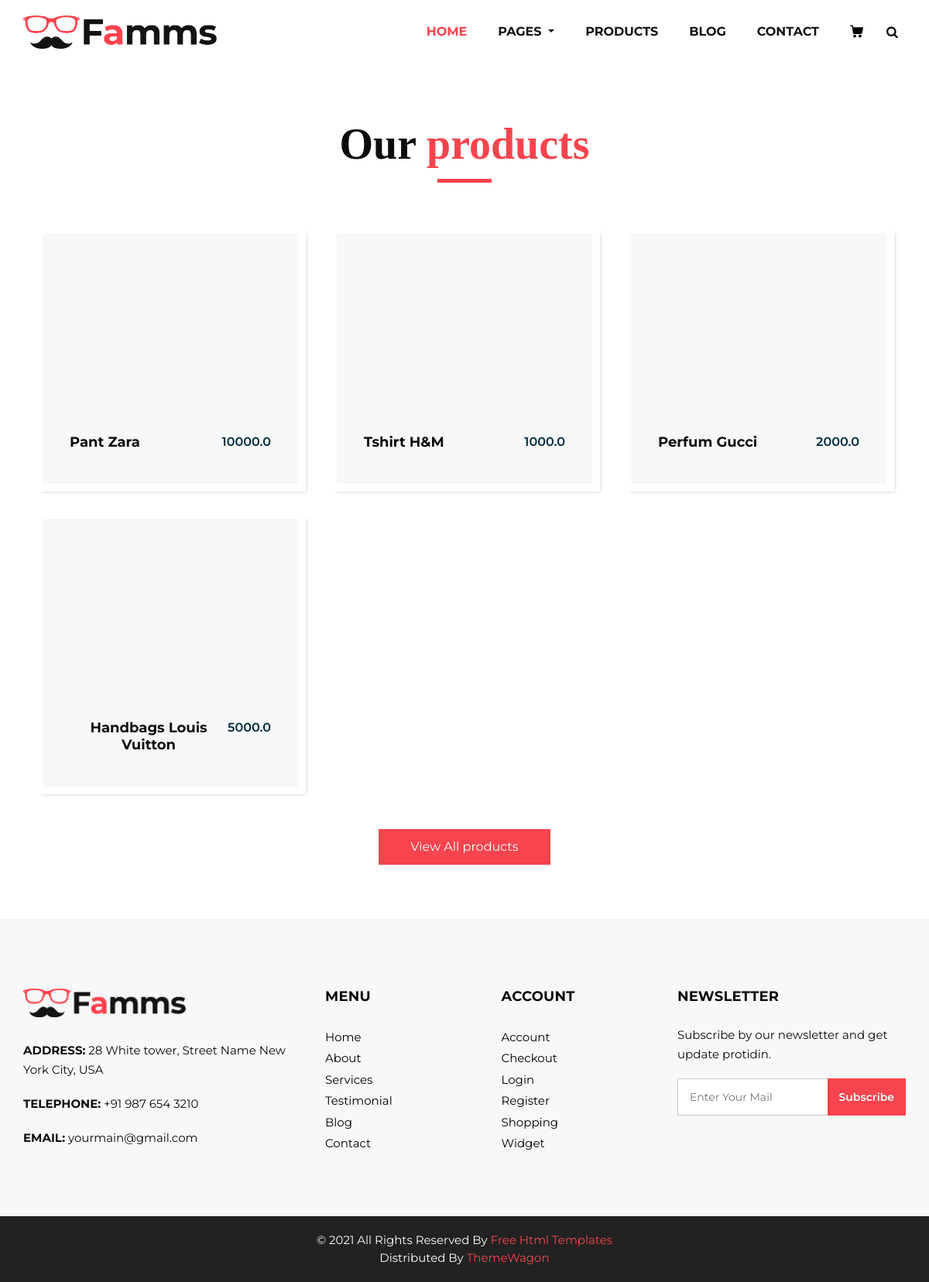
The page / on the database its author committed.
### product_module/models.py (models this page shows, shortened)
class Product(models.Model):
    name = models.CharField(max_length=200)
    price = models.FloatField()
    quantity = models.IntegerField()
    image_url = models.CharField(max_length=500)
    color_code = models.CharField(max_length=20)
    brand = models.ForeignKey(Brand, on_delete=models.CASCADE)
    category = models.ForeignKey(Category, on_delete=models.CASCADE)
    registered_on = models.DateTimeField()
    is_active = models.BooleanField()
    def image_tag(self):
         return mark_safe(f'<img src="{self.image_url}" width="50" height="50" />')
    image_tag.short_description = "Product"

class Brand(models.Model):
    name = models.CharField(max_length=200)
    is_active = models.BooleanField()

### product_module/views.py (the view, shortened to what this page needs)
# urls.py: path('', index),
def index(request):
   if request.method == "GET":
      category_id = request.GET.get("category")
      brand_id = request.GET.get("brand")
      if category_id:
         filter_query = Q(category__id=category_id)
         products = Product.objects.filter(filter_query)
      elif brand_id:
         filter_query = Q(brand__id=brand_id)
         products = Product.objects.filter(filter_query)
      else:
            products = Product.objects.all()
            categories = Category.objects.all()
            brands = Brand.objects.all()
            context = {
               'products': products,
               'categories': categories,
               'brands': brands,
               'search_query': '',
            }
      return render(request, 'index.html', context)
   return render(request, 'index.html', context)

### product_module/templates/index.html (shortened to what this page needs)
{% extends "base.html" %}
{% block content %}
{% load static %}
<body>
 <section class="product_section layout_padding">
   <div class="container">
      <div class="heading_container heading_center">
         <h2>
            Our <span>products</span>
         </h2>
      </div>
      <div  class="row">
         {% for product in products %}
         <div class="col-sm-6 col-md-4 col-lg-4">
            <div class="box">
               <div class="img-box">
               </div>
               <div class="detail-box">
                  <h5>
                     {{product.name}}
                     {{ product.brand.name }}
                  </h5>
                  <h6>
                     {{product.price}}
                  </h6>
               </div>
            </div>
         </div>
         {% endfor %}
      </div>
      <div class="btn-box">
         <a href="">
         View All products
         </a>
      </div>
   </div>
</section>
</body>
   {% endblock %}

### static/css/style.css (style rules this page uses)
* { box-sizing: border-box; }
body { font-family: 'Montserrat', sans-serif; color: #0c0c0c; background-color: #ffffff; overflow-x: hidden; }
.layout_padding { padding: 70px 0; }
h1, h2 { font-family: 'Playfair Display', serif; }
.heading_container { display: -webkit-box; display: -ms-flexbox; display: flex; -webkit-box-orient: vertical; -webkit-box-direction: normal; -ms-flex-direction: column; flex-direction: column; -webkit-box-align: start; -ms-flex-align: start; align-items: flex-start; }
.heading_container h2 { position: relative; margin-bottom: 0; font-size: 3.5rem; font-weight: bold; }
.heading_container h2::after { content: ""; display: block; width: 70px; height: 5px; background: #f7444e; margin: 10px auto 10px; }
.heading_container h2 span { color: #f7444e; }
.heading_container.heading_center { -webkit-box-align: center; -ms-flex-align: center; align-items: center; text-align: center; }
a, a:hover, a:focus { text-decoration: none; }
.product_section .heading_container { margin-bottom: 20px; }
.product_section .box { position: relative; margin-top: 25px; padding: 35px 35px; background-color: #f7f8f9; -webkit-transition: all .3s; transition: all .3s; overflow: hidden; box-shadow: 5px 5px 5px -5px rgba(0,0,0,.2); border: solid #fff 10px; }
.product_section .box .img-box { display: -webkit-box; display: -ms-flexbox; display: flex; -webkit-box-pack: center; -ms-flex-pack: center; justify-content: center; -webkit-box-align: center; -ms-flex-align: center; align-items: center; height: 215px; }
.product_section .box .detail-box { text-align: center; display: -webkit-box; display: -ms-flexbox; display: flex; -webkit-box-pack: justify; -ms-flex-pack: justify; justify-content: space-between; }
.product_section .box .detail-box h5 { font-size: 18px; margin-top: 10px; }
.product_section .box .detail-box h6 { margin-top: 10px; color: #002c3e; font-weight: 600; }
.product_section .btn-box { display: -webkit-box; display: -ms-flexbox; display: flex; -webkit-box-pack: center; -ms-flex-pack: center; justify-content: center; margin-top: 45px; }
.product_section .btn-box a { display: inline-block; padding: 10px 40px; background-color: #f7444e; border: 1px solid #f7444e; color: #ffffff; border-radius: 0; -webkit-transition: all 0.3s; transition: all 0.3s; }
.detail-box h5 { font-size: 21px; font-weight: 700; }

### static/css/responsive.css (style rules this page uses)
@media (min-width: 1200px) { .container { max-width: 1170px; } }

### rows shown on the page
Product: name "Pant", brand.name "Zara", price "10000.0"
Product: name "Tshirt", brand.name "H&M", price "1000.0"
Product: name "Perfum", brand.name "Gucci", price "2000.0"
Product: name "Handbags", brand.name "Louis Vuitton", price "5000.0"
